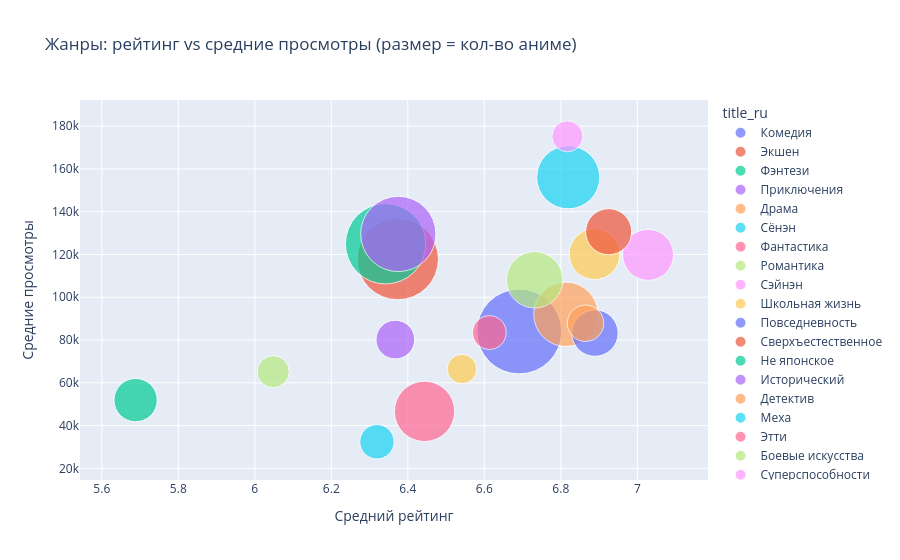

Notebook cell for this chart:
### Markdown cell above
## жанры - просмотры - рейтинги

### Code cell
genre_agg = genres_copy.groupby('title_ru').agg(
    count=('anime_id', 'nunique'),
    avg_rating=('y_rating_avg', 'mean'),
    total_views=('views', 'sum'),
    avg_views=('views', 'mean')
).reset_index().sort_values('count', ascending=False)

fig = px.scatter(
    genre_agg.head(20),
    x='avg_rating', y='avg_views',
    size='count', color='title_ru',
    hover_name='title_ru',
    size_max=60,
    title='Жанры: рейтинг vs средние просмотры (размер = кол-во аниме)',
    labels={'avg_rating': 'Средний рейтинг', 'avg_views': 'Средние просмотры'}
)
fig.show()

### Figure 1 — Plotly figure (JSON) as saved in the notebook; plotly's stock layout.template omitted (floating-point values rounded to 4 significant figures)
{"data": [{"hovertemplate": "<b>%{hovertext}</b><br><br>title_ru=Комедия<br>Средний рейтинг=%{x}<br>Средние просмотры=%{y}<br>count=%{marker.size}<extra></extra>", "hovertext": ["Комедия"], "legendgroup": "Комедия", "marker": {"color": "#636efa", "size": [4433], "sizemode": "area", "sizeref": 1.231, "symbol": "circle"}, "mode": "markers", "name": "Комедия", "orientation": "v", "showlegend": true, "type": "scatter", "x": [6.691], "xaxis": "x", "y": [84000.0], "yaxis": "y"}, {"hovertemplate": "<b>%{hovertext}</b><br><br>title_ru=Экшен<br>Средний рейтинг=%{x}<br>Средние просмотры=%{y}<br>count=%{marker.size}<extra></extra>", "hovertext": ["Экшен"], "legendgroup": "Экшен", "marker": {"color": "#EF553B", "size": [4076], "sizemode": "area", "sizeref": 1.231, "symbol": "circle"}, "mode": "markers", "name": "Экшен", "orientation": "v", "showlegend": true, "type": "scatter", "x": [6.374], "xaxis": "x", "y": [117900.0], "yaxis": "y"}, {"hovertemplate": "<b>%{hovertext}</b><br><br>title_ru=Фэнтези<br>Средний рейтинг=%{x}<br>Средние просмотры=%{y}<br>count=%{marker.size}<extra></extra>", "hovertext": ["Фэнтези"], "legendgroup": "Фэнтези", "marker": {"color": "#00cc96", "size": [3976], "sizemode": "area", "sizeref": 1.231, "symbol": "circle"}, "mode": "markers", "name": "Фэнтези", "orientation": "v", "showlegend": true, "type": "scatter", "x": [6.342], "xaxis": "x", "y": [125000.0], "yaxis": "y"}, {"hovertemplate": "<b>%{hovertext}</b><br><br>title_ru=Приключения<br>Средний рейтинг=%{x}<br>Средние просмотры=%{y}<br>count=%{marker.size}<extra></extra>", "hovertext": ["Приключения"], "legendgroup": "Приключения", "marker": {"color": "#ab63fa", "size": [3495], "sizemode": "area", "sizeref": 1.231, "symbol": "circle"}, "mode": "markers", "name": "Приключения", "orientation": "v", "showlegend": true, "type": "scatter", "x": [6.375], "xaxis": "x", "y": [129600.0], "yaxis": "y"}, {"hovertemplate": "<b>%{hovertext}</b><br><br>title_ru=Драма<br>Средний рейтинг=%{x}<br>Средние просмотры=%{y}<br>count=%{marker.size}<extra></extra>", "hovertext": ["Драма"], "legendgroup": "Драма", "marker": {"color": "#FFA15A", "size": [2552], "sizemode": "area", "sizeref": 1.231, "symbol": "circle"}, "mode": "markers", "name": "Драма", "orientation": "v", "showlegend": true, "type": "scatter", "x": [6.813], "xaxis": "x", "y": [92050.0], "yaxis": "y"}, {"hovertemplate": "<b>%{hovertext}</b><br><br>title_ru=Сёнэн<br>Средний рейтинг=%{x}<br>Средние просмотры=%{y}<br>count=%{marker.size}<extra></extra>", "hovertext": ["Сёнэн"], "legendgroup": "Сёнэн", "marker": {"color": "#19d3f3", "size": [2451], "sizemode": "area", "sizeref": 1.231, "symbol": "circle"}, "mode": "markers", "name": "Сёнэн", "orientation": "v", "showlegend": true, "type": "scatter", "x": [6.819], "xaxis": "x", "y": [156100.0], "yaxis": "y"}, {"hovertemplate": "<b>%{hovertext}</b><br><br>title_ru=Фантастика<br>Средний рейтинг=%{x}<br>Средние просмотры=%{y}<br>count=%{marker.size}<extra></extra>", "hovertext": ["Фантастика"], "legendgroup": "Фантастика", "marker": {"color": "#FF6692", "size": [2244], "sizemode": "area", "sizeref": 1.231, "symbol": "circle"}, "mode": "markers", "name": "Фантастика", "orientation": "v", "showlegend": true, "type": "scatter", "x": [6.444], "xaxis": "x", "y": [46660.0], "yaxis": "y"}, {"hovertemplate": "<b>%{hovertext}</b><br><br>title_ru=Романтика<br>Средний рейтинг=%{x}<br>Средние просмотры=%{y}<br>count=%{marker.size}<extra></extra>", "hovertext": ["Романтика"], "legendgroup": "Романтика", "marker": {"color": "#B6E880", "size": [1963], "sizemode": "area", "sizeref": 1.231, "symbol": "circle"}, "mode": "markers", "name": "Романтика", "orientation": "v", "showlegend": true, "type": "scatter", "x": [6.732], "xaxis": "x", "y": [108200.0], "yaxis": "y"}, {"hovertemplate": "<b>%{hovertext}</b><br><br>title_ru=Сэйнэн<br>Средний рейтинг=%{x}<br>Средние просмотры=%{y}<br>count=%{marker.size}<extra></extra>", "hovertext": ["Сэйнэн"], "legendgroup": "Сэйнэн", "marker": {"color": "#FF97FF", "size": [1603], "sizemode": "area", "sizeref": 1.231, "symbol": "circle"}, "mode": "markers", "name": "Сэйнэн", "orientation": "v", "showlegend": true, "type": "scatter", "x": [7.028], "xaxis": "x", "y": [119800.0], "yaxis": "y"}, {"hovertemplate": "<b>%{hovertext}</b><br><br>title_ru=Школьная жизнь<br>Средний рейтинг=%{x}<br>Средние просмотры=%{y}<br>count=%{marker.size}<extra></extra>", "hovertext": ["Школьная жизнь"], "legendgroup": "Школьная жизнь", "marker": {"color": "#FECB52", "size": [1594], "sizemode": "area", "sizeref": 1.231, "symbol": "circle"}, "mode": "markers", "name": "Школьная жизнь", "orientation": "v", "showlegend": true, "type": "scatter", "x": [6.888], "xaxis": "x", "y": [120200.0], "yaxis": "y"}, {"hovertemplate": "<b>%{hovertext}</b><br><br>title_ru=Повседневность<br>Средний рейтинг=%{x}<br>Средние просмотры=%{y}<br>count=%{marker.size}<extra></extra>", "hovertext": ["Повседневность"], "legendgroup": "Повседневность", "marker": {"color": "#636efa", "size": [1332], "sizemode": "area", "sizeref": 1.231, "symbol": "circle"}, "mode": "markers", "name": "Повседневность", "orientation": "v", "showlegend": true, "type": "scatter", "x": [6.889], "xaxis": "x", "y": [83250.0], "yaxis": "y"}, {"hovertemplate": "<b>%{hovertext}</b><br><br>title_ru=Сверхъестественное<br>Средний рейтинг=%{x}<br>Средние просмотры=%{y}<br>count=%{marker.size}<extra></extra>", "hovertext": ["Сверхъестественное"], "legendgroup": "Сверхъестественное", "marker": {"color": "#EF553B", "size": [1310], "sizemode": "area", "sizeref": 1.231, "symbol": "circle"}, "mode": "markers", "name": "Сверхъестественное", "orientation": "v", "showlegend": true, "type": "scatter", "x": [6.925], "xaxis": "x", "y": [130700.0], "yaxis": "y"}, {"hovertemplate": "<b>%{hovertext}</b><br><br>title_ru=Не японское<br>Средний рейтинг=%{x}<br>Средние просмотры=%{y}<br>count=%{marker.size}<extra></extra>", "hovertext": ["Не японское"], "legendgroup": "Не японское", "marker": {"color": "#00cc96", "size": [1155], "sizemode": "area", "sizeref": 1.231, "symbol": "circle"}, "mode": "markers", "name": "Не японское", "orientation": "v", "showlegend": true, "type": "scatter", "x": [5.688], "xaxis": "x", "y": [51910.0], "yaxis": "y"}, {"hovertemplate": "<b>%{hovertext}</b><br><br>title_ru=Исторический<br>Средний рейтинг=%{x}<br>Средние просмотры=%{y}<br>count=%{marker.size}<extra></extra>", "hovertext": ["Исторический"], "legendgroup": "Исторический", "marker": {"color": "#ab63fa", "size": [923], "sizemode": "area", "sizeref": 1.231, "symbol": "circle"}, "mode": "markers", "name": "Исторический", "orientation": "v", "showlegend": true, "type": "scatter", "x": [6.367], "xaxis": "x", "y": [80220.0], "yaxis": "y"}, {"hovertemplate": "<b>%{hovertext}</b><br><br>title_ru=Детектив<br>Средний рейтинг=%{x}<br>Средние просмотры=%{y}<br>count=%{marker.size}<extra></extra>", "hovertext": ["Детектив"], "legendgroup": "Детектив", "marker": {"color": "#FFA15A", "size": [820], "sizemode": "area", "sizeref": 1.231, "symbol": "circle"}, "mode": "markers", "name": "Детектив", "orientation": "v", "showlegend": true, "type": "scatter", "x": [6.865], "xaxis": "x", "y": [87860.0], "yaxis": "y"}, {"hovertemplate": "<b>%{hovertext}</b><br><br>title_ru=Меха<br>Средний рейтинг=%{x}<br>Средние просмотры=%{y}<br>count=%{marker.size}<extra></extra>", "hovertext": ["Меха"], "legendgroup": "Меха", "marker": {"color": "#19d3f3", "size": [728], "sizemode": "area", "sizeref": 1.231, "symbol": "circle"}, "mode": "markers", "name": "Меха", "orientation": "v", "showlegend": true, "type": "scatter", "x": [6.319], "xaxis": "x", "y": [32430.0], "yaxis": "y"}, {"hovertemplate": "<b>%{hovertext}</b><br><br>title_ru=Этти<br>Средний рейтинг=%{x}<br>Средние просмотры=%{y}<br>count=%{marker.size}<extra></extra>", "hovertext": ["Этти"], "legendgroup": "Этти", "marker": {"color": "#FF6692", "size": [702], "sizemode": "area", "sizeref": 1.231, "symbol": "circle"}, "mode": "markers", "name": "Этти", "orientation": "v", "showlegend": true, "type": "scatter", "x": [6.613], "xaxis": "x", "y": [83500.0], "yaxis": "y"}, {"hovertemplate": "<b>%{hovertext}</b><br><br>title_ru=Боевые искусства<br>Средний рейтинг=%{x}<br>Средние просмотры=%{y}<br>count=%{marker.size}<extra></extra>", "hovertext": ["Боевые искусства"], "legendgroup": "Боевые искусства", "marker": {"color": "#B6E880", "size": [636], "sizemode": "area", "sizeref": 1.231, "symbol": "circle"}, "mode": "markers", "name": "Боевые искусства", "orientation": "v", "showlegend": true, "type": "scatter", "x": [6.048], "xaxis": "x", "y": [65170.0], "yaxis": "y"}, {"hovertemplate": "<b>%{hovertext}</b><br><br>title_ru=Суперспособности<br>Средний рейтинг=%{x}<br>Средние просмотры=%{y}<br>count=%{marker.size}<extra></extra>", "hovertext": ["Суперспособности"], "legendgroup": "Суперспособности", "marker": {"color": "#FF97FF", "size": [592], "sizemode": "area", "sizeref": 1.231, "symbol": "circle"}, "mode": "markers", "name": "Суперспособности", "orientation": "v", "showlegend": true, "type": "scatter", "x": [6.817], "xaxis": "x", "y": [175300.0], "yaxis": "y"}, {"hovertemplate": "<b>%{hovertext}</b><br><br>title_ru=Сёдзё<br>Средний рейтинг=%{x}<br>Средние просмотры=%{y}<br>count=%{marker.size}<extra></extra>", "hovertext": ["Сёдзё"], "legendgroup": "Сёдзё", "marker": {"color": "#FECB52", "size": [537], "sizemode": "area", "sizeref": 1.231, "symbol": "circle"}, "mode": "markers", "name": "Сёдзё", "orientation": "v", "showlegend": true, "type": "scatter", "x": [6.542], "xaxis": "x", "y": [66450.0], "yaxis": "y"}], "layout": {"legend": {"itemsizing": "constant", "title": {"text": "title_ru"}, "tracegroupgap": 0}, "title": {"text": "Жанры: рейтинг vs средние просмотры (размер = кол-во аниме)"}, "xaxis": {"anchor": "y", "domain": [0, 1], "title": {"text": "Средний рейтинг"}}, "yaxis": {"anchor": "x", "domain": [0, 1], "title": {"text": "Средние просмотры"}}}}
